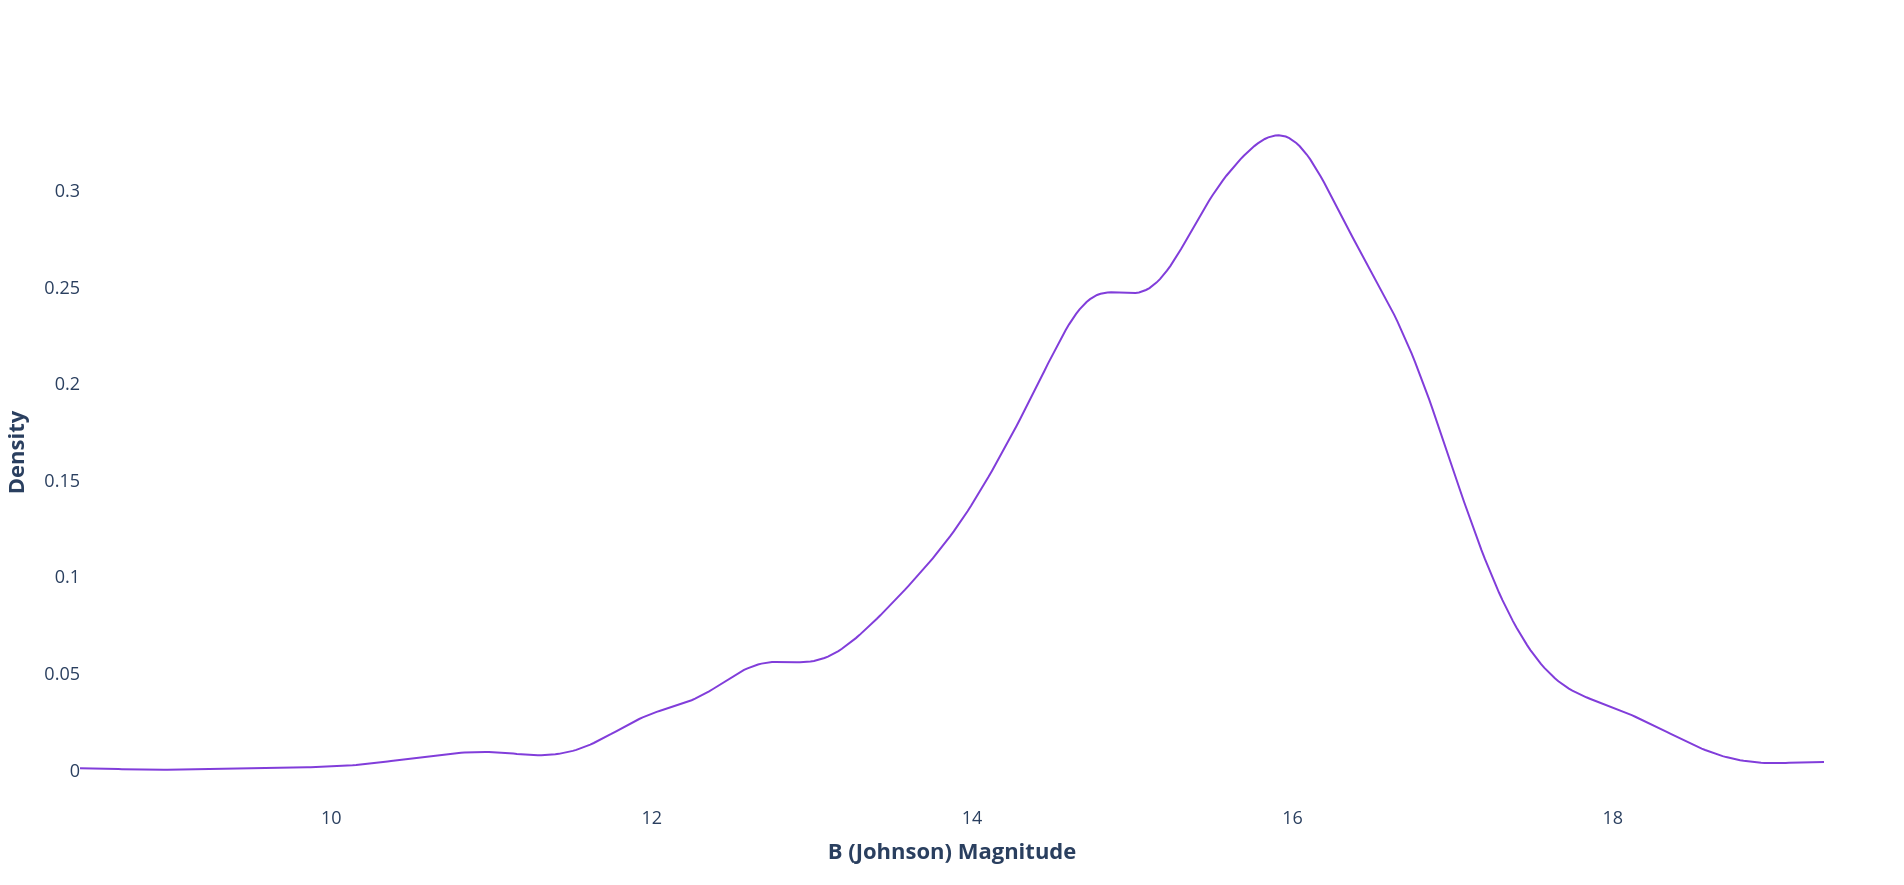

The script that drew this image:
# Paths:
path_data = "data/"

# Packages:
import numpy as np
import pandas as pd
import plotly.figure_factory as ff

# Display options:
pd.set_option("display.width", 1200)
pd.set_option("display.max_columns", 300)
pd.set_option("display.max_rows", 300)

# Dataset:
df = pd.read_csv(path_data + "nasa_exoplanets.csv")
df_varnames = pd.read_csv(path_data + "nasa_exoplanets_var_names.csv")

# Variables:
x_var = "sy_bmag"
x_var_name = df_varnames.loc[(df_varnames["var"] == x_var), ["var_name"]].values[0][0]

# Deal with NaN:
df = df.dropna()

# Adapt the data:
x_vals = df[x_var].tolist()

# Plot:
fig = ff.create_distplot(
    hist_data = [x_vals],
    group_labels = ["x"],
    curve_type = "kde",
    show_curve = True,
    show_hist = False,
    show_rug = False,
    colors = ["#813DDA"]
)
fig.update_traces(
    hovertemplate = "<b>Density: %{y:,}<br>" + 
                    x_var_name + ": %{x:,}</b><extra></extra>"
)
fig.update_layout(
    xaxis_title = "<b>" + x_var_name + "</b>" ,
    yaxis_title = "<b>Density</b>",
    font = dict(
        size = 18
    ),
    showlegend = False,
    plot_bgcolor = "white",
    hoverlabel = dict(
        font_size = 18,
        font_family = "Rockwell"
    )
)
fig.show()
